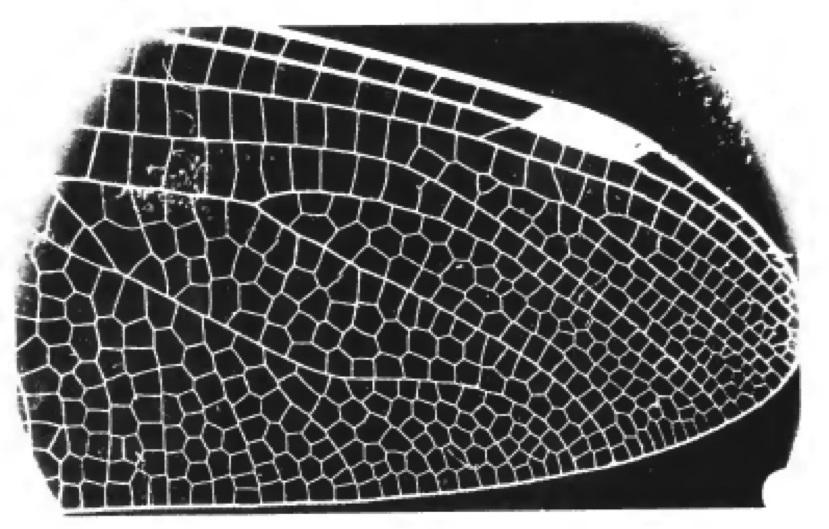
#> input picture app/data/infer/DragonflyWing.tif, 829 x 529 px
$ python -i processing.py   (imports and definitions only)
#> lines starting #> are read from the running program, lines starting #| are printed output that depends on the picture
#> further down, picture is the input picture: shape (529, 829); min 3, max 255, mean 104.8
import numpy as np
from cv2 import connectedComponents, connectedComponentsWithStats, watershed, dilate, erode, distanceTransform, DIST_L2, CC_STAT_AREA


# make sure im is only 0 and 255
def clean_im(im):
    im = im * 255
    im[im != 255] = 0
    return im


def postprocessing(im, thre_discard, wid_dilate):
    # discard <= thre_discard
    im = discard(im, thre_discard)
    # dilate wid_dilate
    im = dilate_im(im, wid_dilate)
    # erode wid_dilate
    im = erode_im(im, wid_dilate)
    # watershed
    im = watershed_im(im)
    return im


# discard isolated area under threshold
def discard(im, threshold):
    im = np.uint8(im)
    _, im_label, stats, _ = connectedComponentsWithStats(im, connectivity=4)

    mask = np.isin(im_label, np.where(stats[:, CC_STAT_AREA] <= threshold)[0])
    im[mask] = 0

    return im


# dilate width px
def dilate_im(im, width):
    neibor8 = np.ones((2 * width + 1, 2 * width + 1), np.uint8)
    im = dilate(im, neibor8, iterations=1)
    return im


# erode width px
def erode_im(im, width):
    neibor8 = np.ones((2 * width + 1, 2 * width + 1), np.uint8)
    im = erode(im, neibor8, iterations=1)
    return im


# extract lines
def watershed_im(im):
    im = np.asarray(im, np.uint8)
    im_dist = distanceTransform(im, DIST_L2, 5)
#> im_dist: shape (529, 829) float32; every value is 3.4e+38
    im_dist = im_dist.reshape((im_dist.shape[0], im_dist.shape[1], -1))
    im_wsd = np.tile(im_dist, (1, 1, 3))
#> im_wsd: shape (529, 829, 3) float32; every value is 3.4e+38
    im_wsd = np.asarray(im_wsd, np.uint8)
#> im_wsd: shape (529, 829, 3); every value is 0
    im = 1 - im
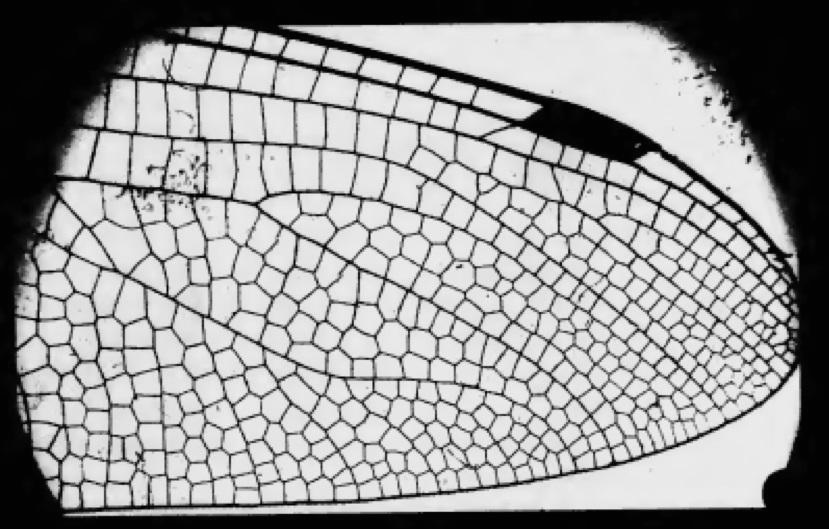
#> im: shape (529, 829); min 2, max 254, mean 152.2
    _, markers = connectedComponents(im)
#> markers: shape (529, 829) int32; every value is 1
    im_wsd = watershed(im_wsd, markers)
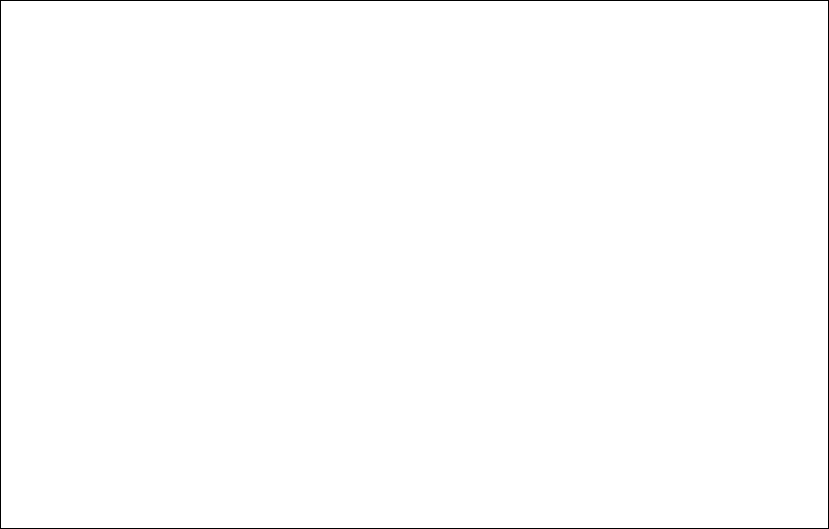
#> im_wsd: shape (529, 829) int32; values -1 (black) and 1 (white), 99.4% white; black in thin lines or dots
    im_wsd[0, :], im_wsd[-1, :], im_wsd[:, 0], im_wsd[:, -1] = 1, 1, 1, 1
    im_wsd = (im_wsd == -1)
#> im_wsd: shape (529, 829) bool; every value is 0
    im_wsd = np.asarray(im_wsd, np.uint8)

    # fill 1px
    im_wsd = 1 - im_wsd
#> im_wsd: shape (529, 829); every value is 1
    _, im_label, stats, _ = connectedComponentsWithStats(
        im_wsd, connectivity=4)
#> stats = [[-1, 2147483647, 0, 0, 0], [0, 0, 829, 529, 438541]]
    mask = np.isin(im_label, np.where(stats[:, CC_STAT_AREA] <= 1)[0])
    im_wsd = 1 - im_wsd
    im_wsd[mask] = 1

    return im_wsd

>>> import cv2
>>> picture = cv2.imread('../data/infer/DragonflyWing.tif', cv2.IMREAD_GRAYSCALE)
>>> result = watershed_im(picture)

$ run again, on app/data/infer/example_infer.png
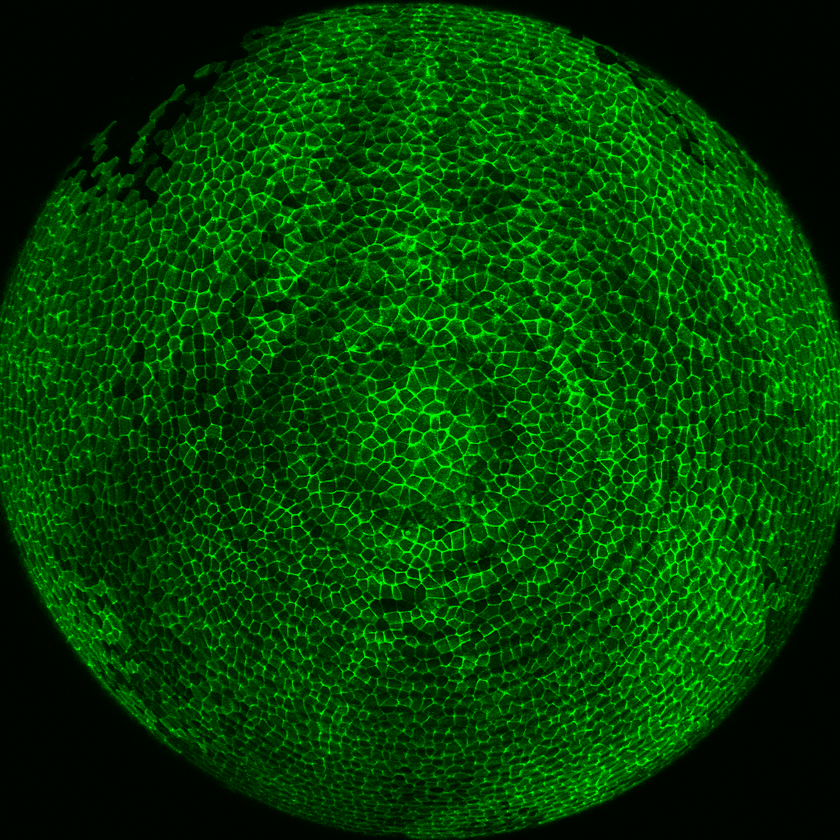
#> input picture app/data/infer/example_infer.png, 840 x 840 px, shrunk from 1024 x 1024 before the run
#> in watershed_im, `_, markers = connectedComponents(im)`:
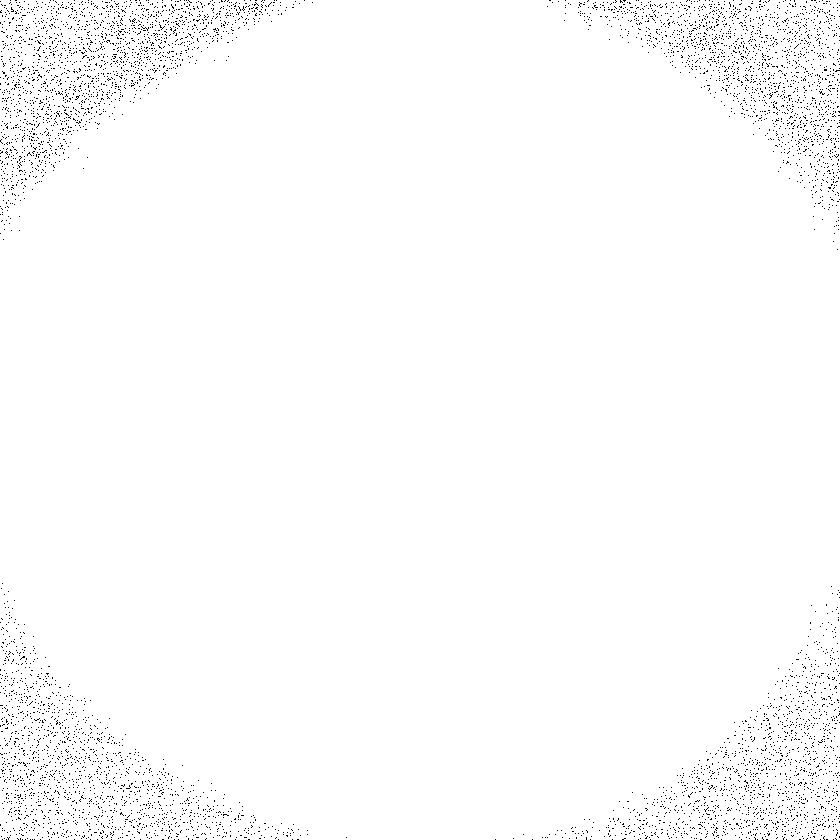
#> markers: shape (840, 840) int32; values 0 (black) and 1 (white), 98.7% white; black in thin lines or dots
#> in watershed_im, `im_wsd = watershed(im_wsd, markers)`:
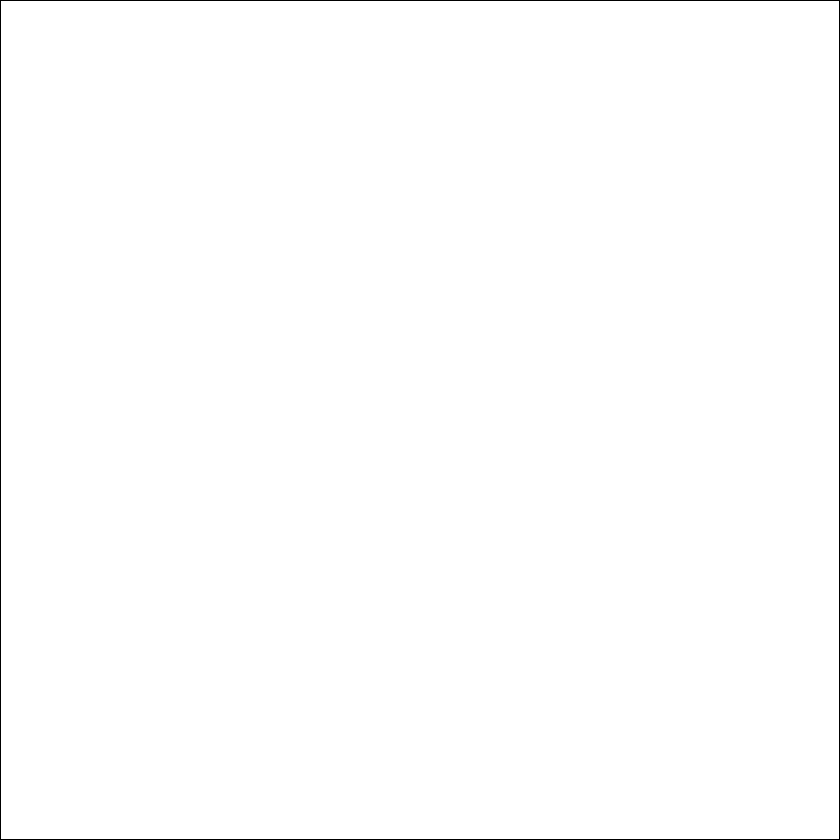
#> im_wsd: shape (840, 840) int32; values -1 (black) and 1 (white), 99.5% white; black in thin lines or dots
#> stats = [[-1, 2147483647, 0, 0, 0], [0, 0, 840, 840, 705600]]
